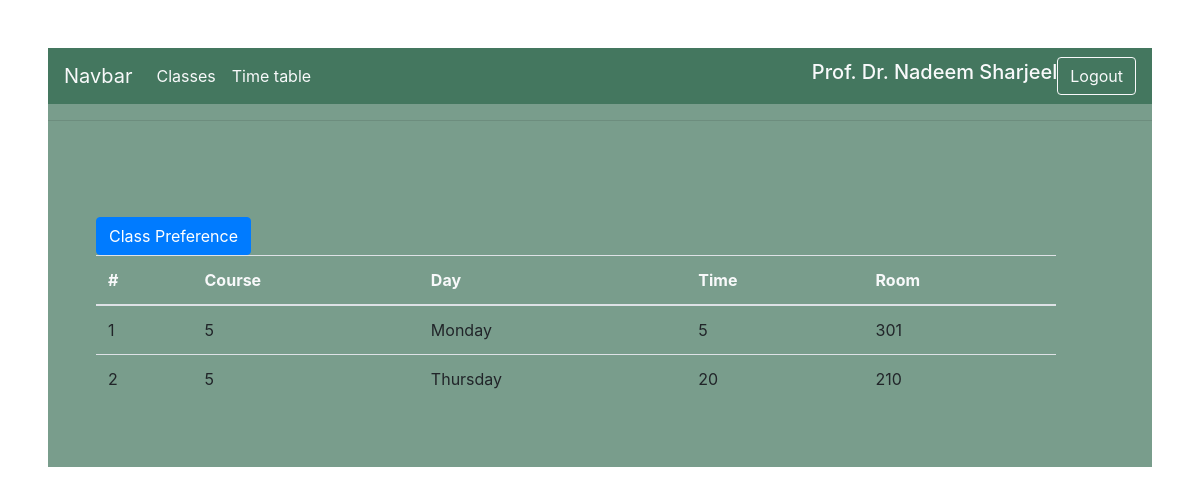
The app's page /Classes_preference.php (signed in) with its own data.
### tables this page shows
CREATE TABLE `faculty` (
  `id` int(11) NOT NULL,
  `Name` varchar(255) NOT NULL,
  `Department` varchar(255) NOT NULL,
  `Ranked` varchar(255) NOT NULL DEFAULT '0',
  `Designation` varchar(255) NOT NULL,
  `Email` varchar(255) NOT NULL,
  `Password` varchar(255) NOT NULL
);

CREATE TABLE `schedule` (
  `Sid` int(11) NOT NULL,
  `Uid` int(11) NOT NULL,
  `Course` varchar(255) NOT NULL,
  `Day` varchar(255) NOT NULL,
  `Time` varchar(255) NOT NULL,
  `Room` varchar(255) NOT NULL
);

### Classes_preference.php (the view, shortened to what this page needs)
<?php
  $admin_id=$_SESSION["faculty_id"];
?>
<!DOCTYPE html>
<html lang="en">
<head>
  <link rel="stylesheet" href="https://use.fontawesome.com/releases/v5.7.0/css/all.css">
  <link rel="stylesheet" href="https://stackpath.bootstrapcdn.com/bootstrap/4.3.1/css/bootstrap.min.css">
  <link rel="stylesheet" href="https://cdnjs.cloudflare.com/ajax/libs/font-awesome/4.7.0/css/font-awesome.min.css">
  <link rel="stylesheet" href="https://maxcdn.bootstrapcdn.com/bootstrap/4.3.1/css/bootstrap.min.css">
</head>
<body>
  <div class="main m-5">
    <div class="header text-center">
      <nav class="navbar navbar-expand-lg" style=" background-color: rgba(21, 85, 55, 0.523);">
        <a class="navbar-brand text-light" href="#">Navbar</a>
        <div class="collapse navbar-collapse" id="navbarSupportedContent">
          <ul class="navbar-nav mr-auto">
            <li class="nav-item">
              <a class="nav-link text-light" href="Course_preference.php">Classes</a>
            </li>
            <li class="nav-item">
              <a class="nav-link text-light" href="teachertimetable.php">Time table</a>
            </li>
          </ul>
          <form class="form-inline my-2 my-lg-0">
              <h5 class="text-light">
              <?php
                $con=mysqli_connect('localhost','root','','school');
                $query="SELECT * FROM `faculty` WHERE id = $admin_id";
                $run=mysqli_query($con,$query);
                while($data=mysqli_fetch_assoc($run))
                {
                  echo $data['Name'];
                }
              ?>
            <a href="logout.php" class="btn btn-outline-light my-2 my-sm-0 text-light" type="button">
            Logout</a>
          </form>
        </div>
      </nav>
    </div>
    <hr>
    <div class="login mt-5  pt-5ml-5 mr-5 p-5 text-light">
      <button type="button" class="btn btn-primary" data-toggle="modal" data-target=".bd-example-modal-lg">Class
        Preference</button>
    </div>
    <table class="table">
        <thead class="text-light">
          <tr>
            <th scope="col">#</th>
            <th scope="col">Course</th>
            <th scope="col">Day</th>
            <th scope="col">Time</th>
            <th scope="col">Room</th>
          </tr>
        </thead>
        <tbody>
          <?php
            $con=mysqli_connect('localhost','root','','school');
            $query="SELECT * FROM `schedule` Where Uid = $admin_id";
            $run=mysqli_query($con,$query);
            $i=1;
            while($data=mysqli_fetch_assoc($run))
            {
              ?>
              <tr>
                <td><?php echo $i++;?></td>
                <td><?php echo $data['Course'];?> </td>
                <td><?php echo $data['Day']; $timeid = $data['Time']?> </td>
                <td><?php echo $data['Time'];?> </td>
                <td><?php echo $data['Room'];?> </td>
                </tr>
              <?php
            } ?>
        </tbody>
      </table>
  </div>
</body>
</html>

### Classes_preference.php (style rules this page uses)
body { background-image: url('https://img.freepik.com/free-vector/high-school-concept-illustration_114360-8279.jpg?w=2000'); background-position: center; background-repeat: no-repeat; }
.main { background-color: rgba(21, 85, 55, 0.571); }

### records on screen
faculty: Name "Prof. Dr. Nadeem Sharjeel"
schedule: Course "5", Day "Monday", Time "5", Room "301"
schedule: Course "5", Day "Thursday", Time "20", Room "210"
